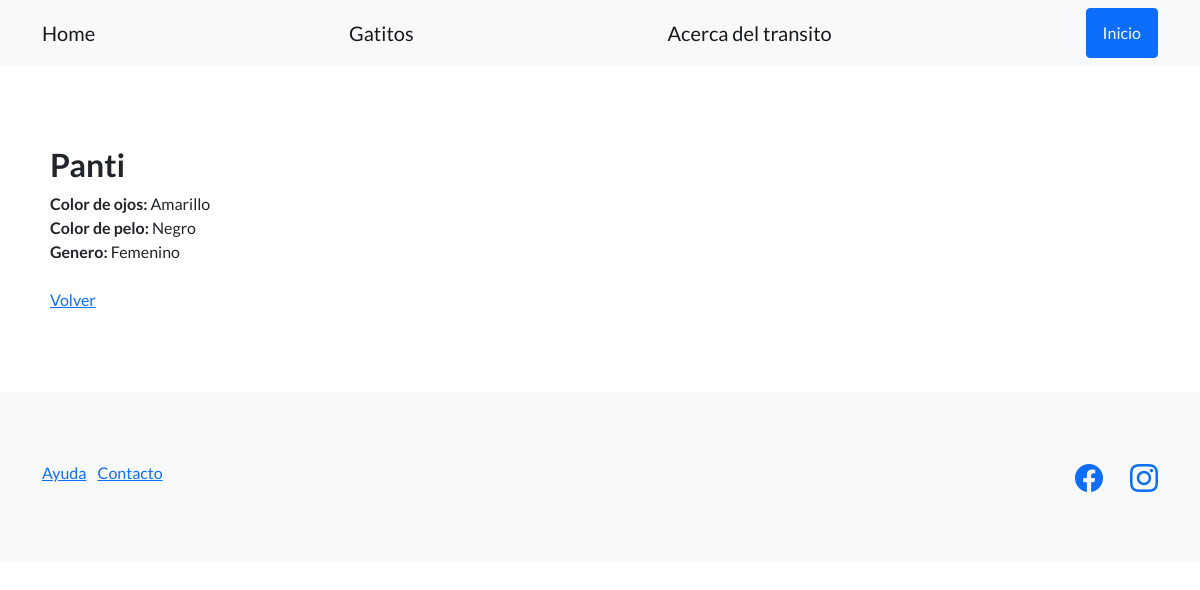
The page /Portfolio/gatos/1/ on the database as committed earlier.
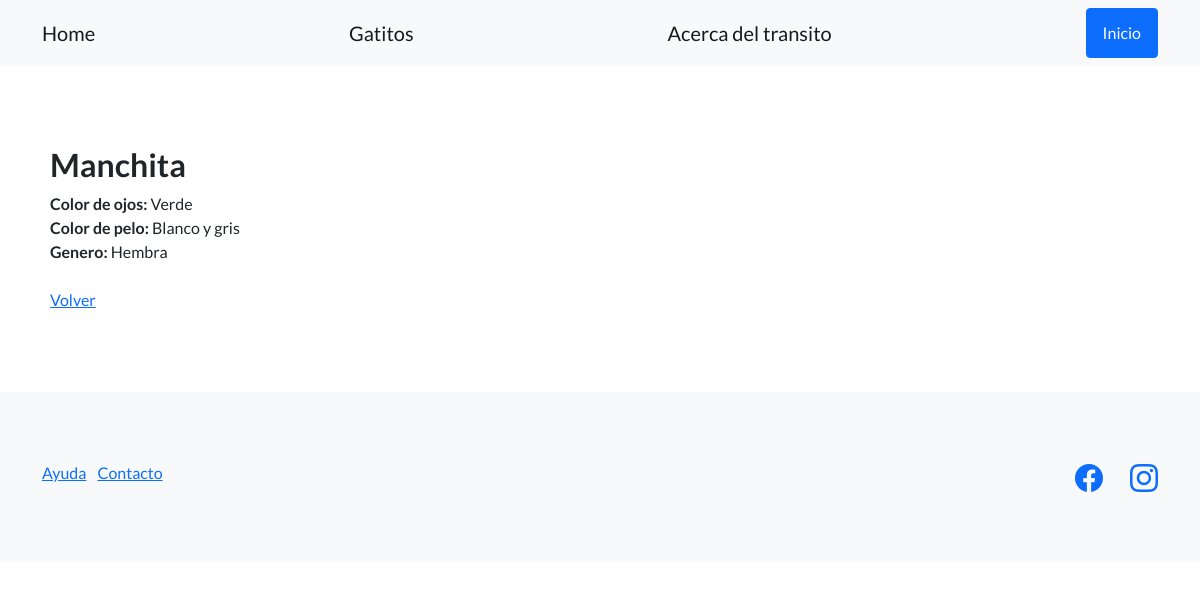
The same page on the database as committed later.
### Portfolio/models.py (models this page shows, shortened)
class Gato(models.Model):
    nombre = models.CharField(max_length=64)
    color_de_ojos = models.CharField(max_length=64)
    color_pelaje =  models.CharField(max_length=64)
    genero = models.CharField(max_length=64)

### Portfolio/views.py (the view)
# urls.py: path('gatos/<int:id>/', ver_gato, name="ver_gatos"),
def ver_gato(request,id):
    gatito=Gato.objects.get(id=id)
    contexto = {
        'gatito': gatito
    }
    return render(
        request=request,
        template_name='Portfolio/detalle_gato.html',
        context=contexto,
    )

### Portfolio/Templates/Portfolio/detalle_gato.html (shortened to what this page needs)
{% extends "Portfolio/Base.html" %}
{% block contenido %}
<h2>{{ gatito.nombre }}</h2>
<span><b>Color de ojos:</b>  {{ gatito.color_de_ojos }}</span>
<br>
<span><b>Color de pelo:</b>  {{ gatito.color_pelaje }}</span>
<br>
<span><b>Genero:</b> {{ gatito.genero }}</span>
<br>
<br>
<a href="{%url "listar_gatos" %}">Volver</a>
{% endblock contenido %}

### Portfolio/Templates/Portfolio/Base.html (shortened to what this page needs)
{% load static %}
<!DOCTYPE html>
<html lang="en">
    <head>
        <link href="https://cdn.jsdelivr.net/npm/bootstrap-icons@1.5.0/font/bootstrap-icons.css" rel="stylesheet" type="text/css" />
        <link href="{% static 'css/styles.css' %}" rel="stylesheet" />
    </head>
    <body>
        <nav class="navbar navbar-light bg-light static-top">
            <div class="container">
                <a class="navbar-brand" href="{% url 'saludo' %}">Home</a>
                <a class="navbar-brand" href="{% url 'listar_gatos' %}">Gatitos</a>
                <a class="navbar-brand" href="{% url 'listar_transitos' %}">Acerca del transito</a>
                <a class="btn btn-primary" href="#signup">Inicio</a>
            </div>
        </nav>
        <section style="padding:80px 50px;">
            {% block contenido %}
            {% endblock contenido %}
        </section>
        <footer class="footer bg-light">
            <div class="container">
                <div class="row">
                    <div class="col-lg-6 h-100 text-center text-lg-start my-auto">
                        <ul class="list-inline mb-2">
                            <li class="list-inline-item"><a href="#!">Ayuda</a></li>
                            <li class="list-inline-item"><a href="{% url 'contacto' %}">Contacto</a></li>
                        </ul>
                    </div>
                    <div class="col-lg-6 h-100 text-center text-lg-end my-auto">
                        <ul class="list-inline mb-0">
                            <li class="list-inline-item me-4">
                                <a href="https://www.facebook.com/groups/451602308348593/"><i class="bi-facebook fs-3"></i></a>
                            </li>
                            <li class="list-inline-item">
                                <a href="https://www.instagram.com/adopciondegatoscaba/?hl=es"><i class="bi-instagram fs-3"></i></a>
                            </li>
                        </ul>
                    </div>
                </div>
            </div>
        </footer>
    </body>
</html>

Rows that differ between the two databases and show on the page:
changed Gato: nombre "Panti" → "Manchita"; color_de_ojos "Amarillo" → "Verde"; color_pelaje "Negro" → "Blanco y gris"; genero "Femenino" → "Hembra"
